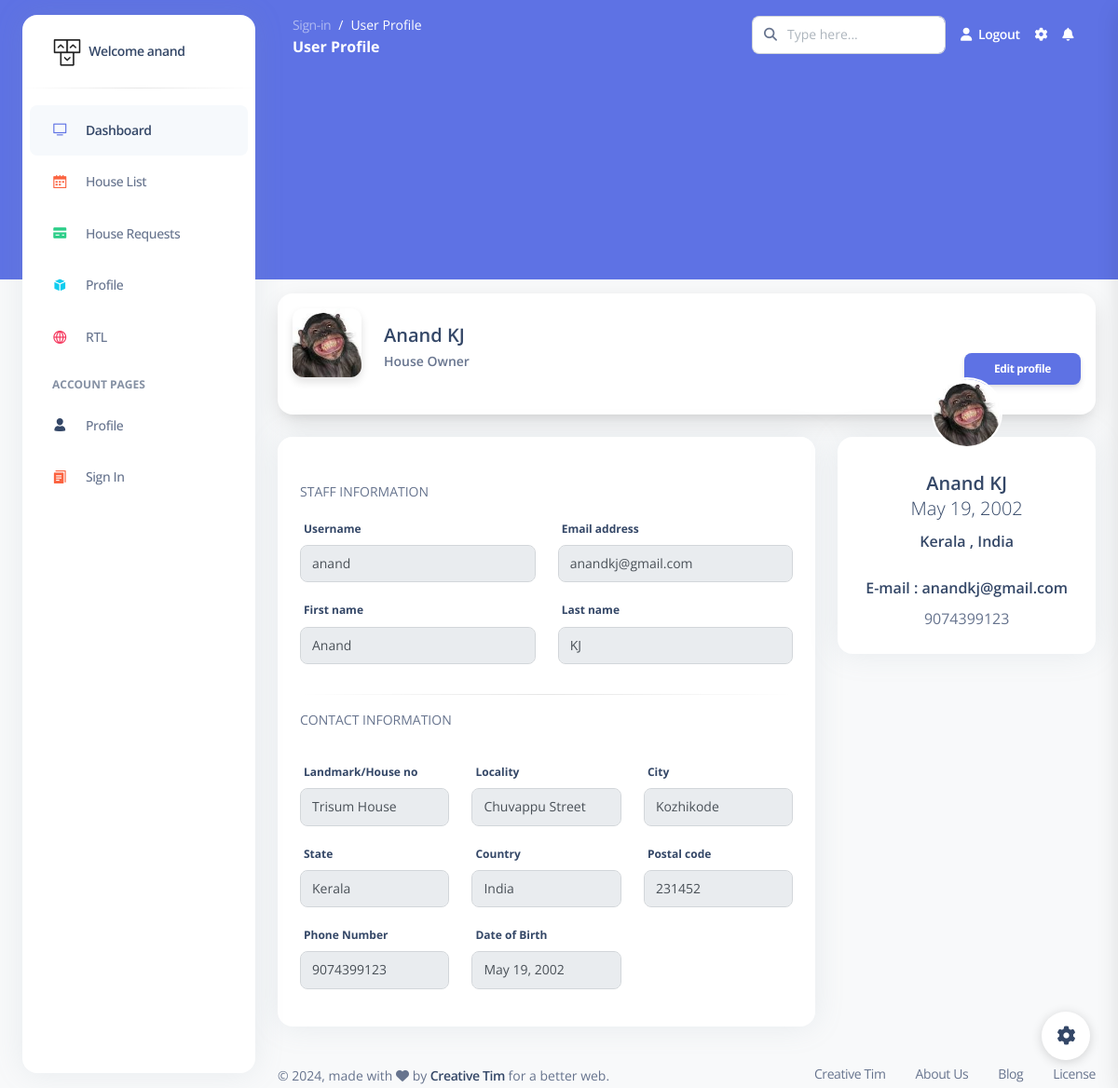
Page /cadmin/profile/3 (signed in) on the committed database.
### cadmin/models.py (models this page shows)
class staff_details(models.Model):
    user_id = models.ForeignKey(User, on_delete=models.CASCADE, null=True, blank=True)
    staff_email = models.EmailField()
    staff_land_mark = models.CharField(max_length=70, default="Not specified")
    staff_locality = models.CharField(max_length=50, blank=True)
    staff_city = models.CharField(max_length=50, blank=True)
    staff_state = models.CharField(max_length=50, default="Not specified")
    staff_country = models.CharField(max_length=30, default="Not specified")
    staff_pin = models.IntegerField(null=True)
    staff_phone = models.BigIntegerField()
    staff_dob = models.DateField()
    staff_img = models.ImageField(upload_to='images/', null=True, blank=True)
    staff_status = models.BooleanField(default=True)

### cadmin/views.py (the view)
# urls.py: path('profile/<int:staff_id>' , views.profile , name="profile"),
@login_required(login_url='admin_login')
def profile(request, staff_id):
    staff = User.objects.get(id=staff_id)
    page = "User Profile"
    if staff_details.objects.filter(user_id=staff_id).exists():
        details = staff_details.objects.get(user_id=staff_id)
        if staff.is_staff is True:
            return render(request, 'staff/staff_profile/profile.html', {'details': details, 'staff': staff, 'page': page})
        else:
            return render(request, 'HouseOwner/profile/profile.html', {'details': details, 'staff': staff, 'page': page})
    else:
        return redirect('create_profile', staff_id)

### templates/HouseOwner/profile/profile.html (shortened to what this page needs)
{% extends 'bases/housebase.html' %}
{% load static %}
{% block content %}
<div class="card shadow-lg mx-4 card-profile-bottom">
  <div class="card-body p-3">
    <div class="row gx-4">
      <div class="col-auto">
        <div class="avatar avatar-xl position-relative">
          <img src="{{ details.staff_img.url }}" alt="profile_image" class="w-100 border-radius-lg shadow-sm">
        </div>
      </div>
      <div class="col-auto my-auto">
        <div class="h-100">
          <h5 class="mb-1">
            {{ staff.first_name }} {{staff.last_name}}
          </h5>
          <p class="mb-0 font-weight-bold text-sm">
            House Owner
          </p>
        </div>
      </div>
    </div>
    <button style="margin-top: -4%; float: right;" type="submit"
    class="btn btn-primary btn-sm ms-auto"><a href="{% url 'edit_staff_profile' user_id=user.id %}" style="color:white;">Edit profile</a></button>
  </div>
</div>
<div class="container-fluid py-4">
  <div class="row">
    <div class="col-md-8">
      <div class="card">
        <div class="card-header pb-0">
        </div>
        <form method="POST" enctype="multipart/form-data">
          <div class="card-body">
            <p class="text-uppercase text-sm">Staff Information</p>
            <div class="row">
              <div class="col-md-6">
                <div class="form-group">
                  <label for="example-text-input" class="form-control-label">Username</label>
                  <input class="form-control" type="text" disabled value="{{staff.username}}">
                </div>
              </div>
              <div class="col-md-6">
                <div class="form-group">
                  <label for="example-text-input" class="form-control-label">Email address</label>
                  <input class="form-control" type="email" disabled value="{{staff.email}}">
                </div>
              </div>
              <div class="col-md-6">
                <div class="form-group">
                  <label for="example-text-input" class="form-control-label">First name</label>
                  <input class="form-control" type="text" disabled value="{{staff.first_name}}">
                </div>
              </div>
              <div class="col-md-6">
                <div class="form-group">
                  <label for="example-text-input" class="form-control-label">Last name</label>
                  <input class="form-control" type="text" disabled value="{{staff.last_name}}">
                </div>
              </div>
            </div>
            <hr class="horizontal dark">
            <p class="text-uppercase text-sm">Contact Information</p>
            <div class="row">
              <div class="col-md-12">
              </div>
              <div class="col-md-4">
                <div class="form-group">
                  <label for="example-text-input"  class="form-control-label">Landmark/House no</label>
                  <input class="form-control" value="{{details.staff_land_mark}}" disabled type="text" name="staff_land_mark" placeholder="eg: Example House">
                </div>
              </div>
              <div class="col-md-4">
                <div class="form-group">
                  <label for="example-text-input" class="form-control-label">Locality</label>
                  <input class="form-control" value="{{details.staff_locality}}" disabled type="text" name="staff_locality" placeholder="eg: Thicket Street">
                </div>
              </div>
              <div class="col-md-4">
                <div class="form-group">
                  <label for="example-text-input" class="form-control-label">City</label>
                  <input class="form-control" value="{{details.staff_city}}" disabled type="text" name="staff_city" placeholder="eg: Lavasa">
                </div>
              </div>
              <div class="col-md-4">
                <div class="form-group">
                  <label for="example-text-input" class="form-control-label">State</label>
                  <input class="form-control" value="{{details.staff_state}}" disabled type="text" name="staff_state" placeholder="eg: Maharastra">
                </div>
              </div>
              <div class="col-md-4">
                <div class="form-group">
                  <label for="example-text-input" class="form-control-label">Country</label>
                  <input class="form-control" value="{{details.staff_country}}" disabled type="text" name="staff_country" placeholder="eg: India">
                </div>
              </div>
              <div class="col-md-4">
                <div class="form-group">
                  <label for="example-text-input" class="form-control-label">Postal code</label>
                  <input class="form-control" value="{{details.staff_pin}}" disabled type="text" name="staff_pin" placeholder="eg: 897605">
                </div>
              </div>
              <div class="col-md-4">
                <div class="form-group">
                  <label for="example-text-input" class="form-control-label">Phone Number</label>
                  <input class="form-control" value="{{details.staff_phone}}" disabled type="text" name="staff_phone" placeholder="9012345677">
                </div>
              </div>
              <div class="col-md-4">
                <div class="form-group">
                  <label for="example-text-input" class="form-control-label">Date of Birth</label>
                  <input class="form-control" value="{{details.staff_dob}}" disabled name="staff_dob" type="text">
                </div>
              </div>
              <div class="col-md-4">
              </div>
            </div>
          </div>
        </form>
      </div>
    </div>
    <div class="col-md-4">
      <div class="card card-profile">
        <div class="row justify-content-center">
          <div class="col-4 col-lg-4 order-lg-2">
            <div class="mt-n4 mt-lg-n6 mb-4 mb-lg-0">
              <a href="javascript:;">
                <img src="{{ details.staff_img.url }}" class="rounded-circle img-fluid border border-2 border-white">
              </a>
            </div>
          </div>
        </div>
        <div class="card-body pt-0">
          <div class="text-center mt-4">
            <h5>
              {{ staff.first_name }} {{ staff.last_name }} <span class="font-weight-light"><br>{{ details.staff_dob }}</span>
            </h5>
            <div class="h6 font-weight-300">
              {{details.staff_state}} , {{details.staff_country}}
            </div>
            <div class="h6 mt-4">
              E-mail : {{staff.email}}
            </div>
            <div>
              {{details.staff_phone}}
            </div>
          </div>
        </div>
      </div>
    </div>
  </div>
</div>
{% endblock content %}

### templates/bases/housebase.html (shortened to what this page needs)
{% load static %}
<!DOCTYPE html>
<html lang="en">
<head>
  <link href="{% static 'admin/css/nucleo-icons.css' %}" rel="stylesheet" />
  <link href="{% static 'admin/css/nucleo-svg.css' %}" rel="stylesheet" />
  <link href="{% static 'admin/css/nucleo-svg.css' %}" rel="stylesheet" />
  <link id="pagestyle" href="{% static 'admin/css/argon-dashboard.css' %}" rel="stylesheet" />
</head>
<body class="g-sidenav-show   bg-gray-100">
  <div class="min-height-300 bg-primary position-absolute w-100"></div>
  <aside class="sidenav bg-white navbar navbar-vertical navbar-expand-xs border-0 border-radius-xl my-3 fixed-start ms-4 " id="sidenav-main">
    <div class="sidenav-header">
      <a class="navbar-brand m-0" href=" https://demos.creative-tim.com/argon-dashboard/pages/dashboard.html " target="_blank">
        <img src="{% static 'admin/img/logo-ct-dark.png' %}" class="navbar-brand-img h-100" alt="main_logo">
        <span class="ms-1 font-weight-bold">Welcome {{ request.user.username }}</span>
      </a>
    </div>
    <hr class="horizontal dark mt-0">
    <div class="collapse navbar-collapse  w-auto " id="sidenav-collapse-main">
      <ul class="navbar-nav">
        <li class="nav-item">
          <a class="nav-link active" href="/">
            <div class="icon icon-shape icon-sm border-radius-md text-center me-2 d-flex align-items-center justify-content-center">
              <i class="ni ni-tv-2 text-primary text-sm opacity-10"></i>
            </div>
            <span class="nav-link-text ms-1">Dashboard</span>
          </a>
        </li>
        <li class="nav-item">
          <a class="nav-link " href="{% url 'house_list' user_id=user.id %}">
            <div class="icon icon-shape icon-sm border-radius-md text-center me-2 d-flex align-items-center justify-content-center">
              <i class="ni ni-calendar-grid-58 text-warning text-sm opacity-10"></i>
            </div>
            <span class="nav-link-text ms-1">House List</span>
          </a>
        </li>
        <li class="nav-item">
          <a class="nav-link " href="{% url 'hw_house_request' %}">
            <div class="icon icon-shape icon-sm border-radius-md text-center me-2 d-flex align-items-center justify-content-center">
              <i class="ni ni-credit-card text-success text-sm opacity-10"></i>
            </div>
            <span class="nav-link-text ms-1">House Requests</span>
          </a>
        </li>
        <li class="nav-item">
          <a class="nav-link " href="{% url 'profile' staff_id=request.user.id  %}">
            <div class="icon icon-shape icon-sm border-radius-md text-center me-2 d-flex align-items-center justify-content-center">
              <i class="ni ni-app text-info text-sm opacity-10"></i>
            </div>
            <span class="nav-link-text ms-1">Profile</span>
          </a>
        </li>
        <li class="nav-item">
          <a class="nav-link " href="./pages/rtl.html">
            <div class="icon icon-shape icon-sm border-radius-md text-center me-2 d-flex align-items-center justify-content-center">
              <i class="ni ni-world-2 text-danger text-sm opacity-10"></i>
            </div>
            <span class="nav-link-text ms-1">RTL</span>
          </a>
        </li>
        <li class="nav-item mt-3">
          <h6 class="ps-4 ms-2 text-uppercase text-xs font-weight-bolder opacity-6">Account pages</h6>
        </li>
        <li class="nav-item">
          <a class="nav-link " href="./pages/profile.html">
            <div class="icon icon-shape icon-sm border-radius-md text-center me-2 d-flex align-items-center justify-content-center">
              <i class="ni ni-single-02 text-dark text-sm opacity-10"></i>
            </div>
            <span class="nav-link-text ms-1">Profile</span>
          </a>
        </li>
        <li class="nav-item">
          <a class="nav-link " href="./pages/sign-in.html">
            <div class="icon icon-shape icon-sm border-radius-md text-center me-2 d-flex align-items-center justify-content-center">
              <i class="ni ni-single-copy-04 text-warning text-sm opacity-10"></i>
            </div>
            <span class="nav-link-text ms-1">Sign In</span>
          </a>
        </li>
        <li class="nav-item">
          <a class="nav-link " href="./pages/sign-up.html">
          </a>
        </li>
      </ul>
    </div>
  </aside>
  <main class="main-content position-relative border-radius-lg ">
    <nav class="navbar navbar-main navbar-expand-lg px-0 mx-4 shadow-none border-radius-xl " id="navbarBlur" data-scroll="false">
      <div class="container-fluid py-1 px-3">
        <nav aria-label="breadcrumb">
          <ol class="breadcrumb bg-transparent mb-0 pb-0 pt-1 px-0 me-sm-6 me-5">
            <li class="breadcrumb-item text-sm"><a class="opacity-5 text-white" href="{% url 'admin_login' %}">Sign-in</a></li>
            <li class="breadcrumb-item text-sm text-white active" aria-current="page">{{page}}</li>
          </ol>
          <h6 class="font-weight-bolder text-white mb-0">{{page}}</h6>
        </nav>
        <div class="collapse navbar-collapse mt-sm-0 mt-2 me-md-0 me-sm-4" id="navbar">
          <div class="ms-md-auto pe-md-3 d-flex align-items-center">
            <div class="input-group">
              <span class="input-group-text text-body"><i class="fas fa-search" aria-hidden="true"></i></span>
              <input type="text" class="form-control" placeholder="Type here...">
            </div>
          </div>
          <ul class="navbar-nav  justify-content-end">
            <li class="nav-item d-flex align-items-center">
              <a href="{% url 'admin_logout' %}" class="nav-link text-white font-weight-bold px-0">
                <i class="fa fa-user me-sm-1"></i>
                <span class="d-sm-inline d-none">Logout</span>
              </a>
            </li>
            <li class="nav-item px-3 d-flex align-items-center">
              <a href="javascript:;" class="nav-link text-white p-0">
                <i class="fa fa-cog fixed-plugin-button-nav cursor-pointer"></i>
              </a>
            </li>
            <li class="nav-item dropdown pe-2 d-flex align-items-center">
              <a href="javascript:;" class="nav-link text-white p-0" id="dropdownMenuButton" data-bs-toggle="dropdown" aria-expanded="false">
                <i class="fa fa-bell cursor-pointer"></i>
              </a>
            </li>
          </ul>
        </div>
      </div>
    </nav>
    {% block content %}
    {% endblock content %}
    <footer class="footer pt-3  ">
        <div class="container-fluid">
          <div class="row align-items-center justify-content-lg-between">
            <div class="col-lg-6 mb-lg-0 mb-4">
              <div class="copyright text-center text-sm text-muted text-lg-start">
                © ,
                made with <i class="fa fa-heart"></i> by
                <a href="https://www.creative-tim.com" class="font-weight-bold" target="_blank">Creative Tim</a>
                for a better web.
              </div>
            </div>
            <div class="col-lg-6">
              <ul class="nav nav-footer justify-content-center justify-content-lg-end">
                <li class="nav-item">
                  <a href="https://www.creative-tim.com" class="nav-link text-muted" target="_blank">Creative Tim</a>
                </li>
                <li class="nav-item">
                  <a href="https://www.creative-tim.com/presentation" class="nav-link text-muted" target="_blank">About Us</a>
                </li>
                <li class="nav-item">
                  <a href="https://www.creative-tim.com/blog" class="nav-link text-muted" target="_blank">Blog</a>
                </li>
                <li class="nav-item">
                  <a href="https://www.creative-tim.com/license" class="nav-link pe-0 text-muted" target="_blank">License</a>
                </li>
              </ul>
            </div>
          </div>
        </div>
      </footer>
  </main>
  <div class="fixed-plugin">
    <a class="fixed-plugin-button text-dark position-fixed px-3 py-2">
      <i class="fa fa-cog py-2"> </i>
    </a>
  </div>
</body>
</html>

### static/css/nucleo-svg.css (style rules this page uses)
.icon { display: inline-block; color: #111111; height: 1em; width: 1em; }
.icon-sm { height: 0.8em; width: 0.8em; }
.icon { fill: currentColor; stroke: none; }

### rows in the picture
staff_details: staff_img (picture), staff_land_mark "Trisum House", staff_locality "Chuvappu Street", staff_city "Kozhikode", staff_state "Kerala", staff_country "India", staff_pin "231452", staff_phone "9074399123", staff_dob "May 19, 2002"

### other values in the picture
{{ request.user.username }} "anand"
{{ page }} "User Profile"
{{ staff.first_name }} "Anand"
{{ staff.last_name }} "KJ"
{{ staff.email }} "anandkj@gmail.com"
